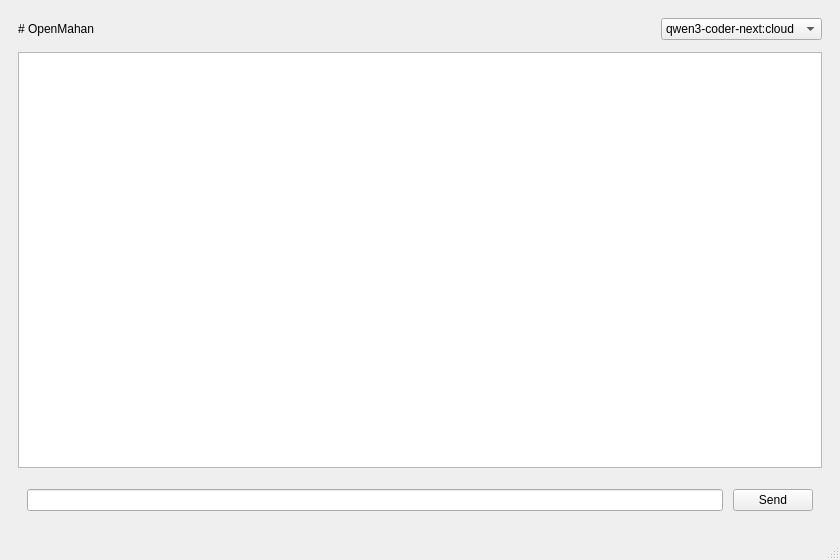
<?xml version="1.0" encoding="UTF-8"?>
<ui version="4.0">
 <class>MainWindow</class>
 <widget class="QMainWindow" name="MainWindow">
  <property name="geometry">
   <rect>
    <x>0</x>
    <y>0</y>
    <width>840</width>
    <height>560</height>
   </rect>
  </property>
  <property name="windowTitle">
   <string>OpenMahan GUI</string>
  </property>
  <widget class="QWidget" name="centralwidget">
   <layout class="QVBoxLayout" name="verticalLayout">
    <property name="spacing">
     <number>12</number>
    </property>
    <property name="margin">
     <number>18</number>
    </property>
    <item>
     <layout class="QHBoxLayout" name="headerLayout">
      <item>
       <widget class="QLabel" name="label">
        <property name="text">
         <string># OpenMahan</string>
        </property>
        <property name="textFormat">
         <enum>Qt::TextFormat::MarkdownText</enum>
        </property>
       </widget>
      </item>
      <item>
       <spacer name="horizontalSpacer">
        <property name="orientation">
         <enum>Qt::Horizontal</enum>
        </property>
        <property name="sizeHint">
         <size>
          <width>40</width>
          <height>20</height>
         </size>
        </property>
       </spacer>
      </item>
      <item>
       <widget class="QComboBox" name="comboBox">
        <item>
         <property name="text">
          <string>qwen3-coder-next:cloud</string>
         </property>
        </item>
        <item>
         <property name="text">
          <string>minimax-m2.5:cloud</string>
         </property>
        </item>
        <item>
         <property name="text">
          <string>gpt-oss:120b-cloud</string>
         </property>
        </item>
       </widget>
      </item>
     </layout>
    </item>
    <item>
     <widget class="QTextBrowser" name="textBrowser">
      <property name="sizePolicy">
       <sizepolicy hsizetype="Expanding" vsizetype="Expanding">
        <horstretch>0</horstretch>
        <verstretch>1</verstretch>
       </sizepolicy>
      </property>
     </widget>
    </item>
    <item>
     <widget class="QWidget" name="inputWidget">
      <layout class="QHBoxLayout" name="inputLayout">
       <property name="spacing">
        <number>10</number>
       </property>
       <item>
        <widget class="QLineEdit" name="lineEdit"/>
       </item>
       <item>
        <widget class="QPushButton" name="pushButton">
         <property name="text">
          <string>Send</string>
         </property>
        </widget>
       </item>
      </layout>
     </widget>
    </item>
   </layout>
  </widget>
  <widget class="QStatusBar" name="statusbar"/>
 </widget>
 <resources/>
 <connections/>
</ui>
